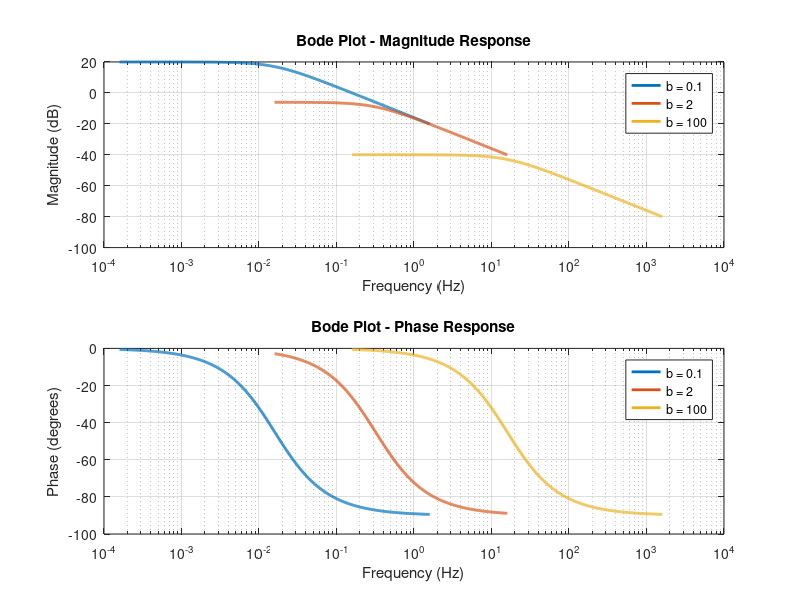

Recreate this plot in MATLAB. (Note: this script raises an error after producing the figure.)
%% A //----------//----------//----------//----------//----------//

a = 1;
b = 2;
b_values = [0.05*b, 1*b, 50*b];  % Values of b to consider

figure;
for i = 1:length(b_values)
    b = b_values(i);
    G = tf(a, [1, b]);
    
    % Calculate Bode plot
    [m, p, w] = bode(G);
    
    % Convert angular freq to freq
    f = w/(2*pi);
    
    % Plot magnitude response
    subplot(2, 1, 1);
    semilogx(f, 20*log10(squeeze(m)), 'DisplayName', ['b = ' num2str(b)], 'LineWidth', 2);
    hold on;
    
    % Plot phase response
    subplot(2, 1, 2);
    semilogx(f, squeeze(p), 'DisplayName', ['b = ' num2str(b)], 'LineWidth', 2);
    hold on;
end

% Set labels and legends
subplot(2, 1, 1);
grid on;
title('Bode Plot - Magnitude Response');
xlabel('Frequency (Hz)');
ylabel('Magnitude (dB)');
legend('Location', 'Best');

subplot(2, 1, 2);
grid on;
title('Bode Plot - Phase Response');
xlabel('Frequency (Hz)');
ylabel('Phase (degrees)');
legend('Location', 'Best');

% Show the combined Bode plots
sgtitle('Bode Plots for Different Values of b');

% Adjust the figure size for better visibility
set(gcf, 'Position', [100, 100, 800, 600]);

%% B //----------//----------//----------//----------//----------//

a = 1;
b = 2;
b_values = [0.05*b, 1*b, 50*b];  % Values of b to consider

figure;
for i = 1:length(b_values)
    b = b_values(i);
    G = tf(a, [1, b]);
    
    % Calculate the Bode plot
    [m, p] = bode(G);
    
    % Make into 1D array
    m = m(1, :);
    p = p(1, :);
    
    % Convert to radians 
    polarplot((p*pi/180), m, 'DisplayName', ['b = ' num2str(b)], 'LineWidth', 2);
    hold on;
end

% Set legend for polar plot
legend('Location', 'Best');

% Adjust the figure size for better visibility
set(gcf, 'Position', [100, 100, 600, 600]);

%% C //----------//----------//----------//----------//----------//

a = 1;
b = 2;
c_values = [0.1*b, 10*b];  % Values of c to consider

% Magnitude and phase plots
figure;
for i = 1:length(c_values)
    c = c_values(i);
    G = tf([b, 1], [c, 1, 0, 0]);
    
    % Calculate the Bode plot
    [m, p, w] = bode(G);
    
    % Convert angular freq to freq
    f = w/(2*pi);
    
    % Plot magnitude response
    subplot(2, 1, 1);
    semilogx(f, 20*log10(squeeze(m)), 'DisplayName', ['c = ' num2str(c)]);
    hold on;
    
    % Plot phase response
    subplot(2, 1, 2);
    semilogx(f, squeeze(p), 'DisplayName', ['c = ' num2str(c)]);
    hold on;
end

% Set labels and legends for magnitude and phase plots
subplot(2, 1, 1);
grid on;
title('Bode Plot - Magnitude Response');
xlabel('Frequency (Hz)');
ylabel('Magnitude (dB)');
legend('Location', 'Best');

subplot(2, 1, 2);
grid on;
title('Bode Plot - Phase Response');
xlabel('Frequency (Hz)');
ylabel('Phase (degrees)');
legend('Location', 'Best');

% Show the combined Bode plots
sgtitle('Bode Plots for Different Values of c');

% Polar plot
figure;
for i = 1:length(c_values)
    c = c_values(i);
    G = tf([b, 1], [c, 1, 0, 0]);
    
    % Calculate the Bode plot
    [m, p] = bode(G);
   
    % Extract the magnitude and phase values for the first frequency point
    m = m(1, :);
    p = p(1, :);
    
    % Generate the polar plot
    polarplot((p* pi)/180, m, 'DisplayName', ['c = ' num2str(c)]);
    hold on;
end

% Set the axis limits for the polar plot
pax = gca;
rlim([0 50]);

% Set legend for polar plot
legend('Location', 'Best');

% Adjust the figure size for better visibility
set(gcf, 'Position', [100, 100, 600, 600]);
